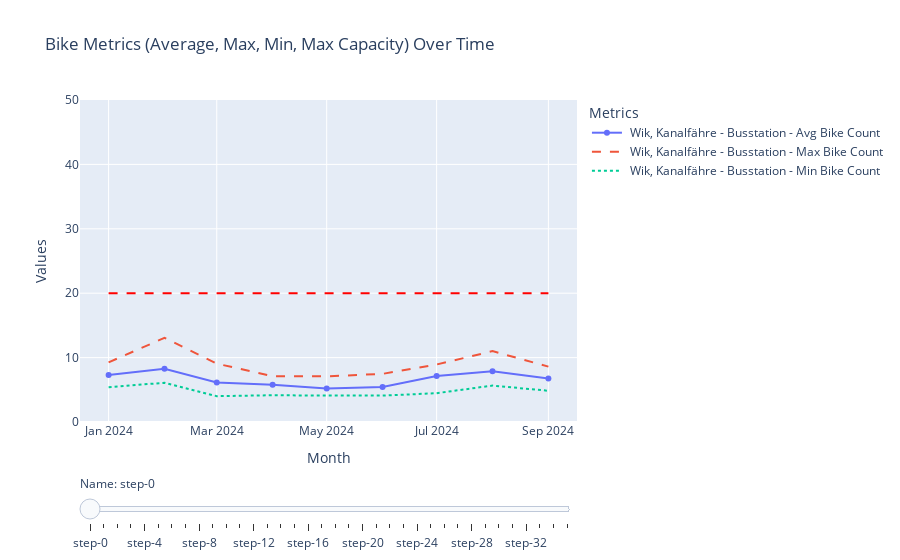

The notebook cell saved with this chart:
### Code cell
import pandas as pd
import plotly.graph_objects as go

# Assuming 'Days in full_date' is already in datetime format
df3['Days in full_date'] = pd.to_datetime(df3['Days in full_date'], dayfirst=True)

# Create a new column for Year-Month
df3['Year-Month'] = df3['Days in full_date'].dt.to_period('M')

# Group by 'name' and 'Year-Month' to calculate average, min, and max for the values
df_agg = df3.groupby(['name', 'Year-Month']).agg({
    'Average bike_count': ['mean', 'min', 'max'],
    '# of unique dropoff_hub_id': ['mean', 'min', 'max'],
    '# of unique pickup_hub_id': ['mean', 'min', 'max'],
    'maximum_capacity': 'first'  # Since maximum_capacity is the same for each 'name', just take the first
}).reset_index()

# Flatten MultiIndex columns
df_agg.columns = ['name', 'Year-Month', 'avg_bike_count', 'min_bike_count', 'max_bike_count',
                  'avg_dropoff', 'min_dropoff', 'max_dropoff',
                  'avg_pickup', 'min_pickup', 'max_pickup', 'maximum_capacity']

# Initialize the plotly figure
fig = go.Figure()

# Create traces for each 'name' value with a slider
names = df_agg['name'].unique()

# Loop over each 'name' and create corresponding traces for avg, min, max values and maximum_capacity
for name in names:
    df_filtered = df_agg[df_agg['name'] == name]
    
    # Add average line
    fig.add_trace(go.Scatter(x=df_filtered['Year-Month'].astype(str), y=df_filtered['avg_bike_count'], 
                             mode='lines+markers', name=f'{name} - Avg Bike Count', visible=False))
    
    # Add max line
    fig.add_trace(go.Scatter(x=df_filtered['Year-Month'].astype(str), y=df_filtered['max_bike_count'], 
                             mode='lines', name=f'{name} - Max Bike Count', visible=False, line=dict(dash='dash')))
    
    # Add min line
    fig.add_trace(go.Scatter(x=df_filtered['Year-Month'].astype(str), y=df_filtered['min_bike_count'], 
                             mode='lines', name=f'{name} - Min Bike Count', visible=False, line=dict(dash='dot')))
    
    # Add horizontal dashed red line for maximum_capacity
    fig.add_trace(go.Scatter(x=df_filtered['Year-Month'].astype(str), 
                             y=[df_filtered['maximum_capacity'].values[0]] * len(df_filtered),
                             mode='lines', name=f'{name} - Max Capacity', visible=False,
                             line=dict(color='red', dash='dash'), showlegend=False))

# Make the first 'name' visible by default
for i in range(4):  # The first 4 traces (avg, max, min, and max_capacity) of the first 'name'
    fig.data[i].visible = True

# Create steps for the slider (one step for each 'name')
steps = []
for i, name in enumerate(names):
    step = dict(
        method="update",
        args=[{"visible": [False] * len(fig.data)},  # Hide all traces initially
              {"title": f"Bike Data for {name}"}],  # Update the plot title based on the 'name'
    )
    
    # Make the corresponding traces for this 'name' visible
    step["args"][0]["visible"][i*4] = True  # Show average line
    step["args"][0]["visible"][i*4 + 1] = True  # Show max line
    step["args"][0]["visible"][i*4 + 2] = True  # Show min line
    step["args"][0]["visible"][i*4 + 3] = True  # Show max_capacity line
    steps.append(step)

# Create slider
sliders = [dict(
    active=0,
    currentvalue={"prefix": "Name: "},
    pad={"t": 50},
    steps=steps
)]

# Update layout to include a fixed y-axis range (0 to 50)
fig.update_layout(
    sliders=sliders,
    title="Bike Metrics (Average, Max, Min, Max Capacity) Over Time",
    xaxis_title="Month",
    yaxis_title="Values",
    yaxis_range=[0, 50],  # Set y-axis range from 0 to 50
    legend_title="Metrics"
)

# Show plot
fig.show()
